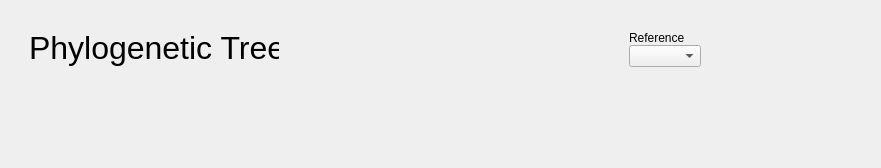
             <widget class="QWidget" name="GenTab5">
              <property name="sizePolicy">
               <sizepolicy hsizetype="Expanding" vsizetype="Expanding">
                <horstretch>0</horstretch>
                <verstretch>0</verstretch>
               </sizepolicy>
              </property>
              <attribute name="title">
               <string>Genetic Tree</string>
              </attribute>
              <layout class="QVBoxLayout" name="verticalLayout_24" stretch="1,4">
               <property name="spacing">
                <number>0</number>
               </property>
               <property name="leftMargin">
                <number>0</number>
               </property>
               <property name="topMargin">
                <number>0</number>
               </property>
               <property name="rightMargin">
                <number>0</number>
               </property>
               <property name="bottomMargin">
                <number>0</number>
               </property>
               <item>
                <widget class="QWidget" name="horizontalWidget_4" native="true">
                 <property name="maximumSize">
                  <size>
                   <width>16777215</width>
                   <height>250</height>
                  </size>
                 </property>
                 <layout class="QHBoxLayout" name="horizontalLayout_9" stretch="0,0,3,0,0,1,0">
                  <property name="spacing">
                   <number>20</number>
                  </property>
                  <property name="rightMargin">
                   <number>10</number>
                  </property>
                  <item>
                   <spacer name="horizontalSpacer_25">
                    <property name="orientation">
                     <enum>Qt::Orientation::Horizontal</enum>
                    </property>
                    <property name="sizeType">
                     <enum>QSizePolicy::Policy::Fixed</enum>
                    </property>
                    <property name="sizeHint" stdset="0">
                     <size>
                      <width>20</width>
                      <height>20</height>
                     </size>
                    </property>
                   </spacer>
                  </item>
                  <item>
                   <widget class="QLabel" name="label_8">
                    <property name="maximumSize">
                     <size>
                      <width>250</width>
                      <height>16777215</height>
                     </size>
                    </property>
                    <property name="font">
                     <font>
                      <pointsize>16</pointsize>
                      <bold>false</bold>
                      <kerning>true</kerning>
                     </font>
                    </property>
                    <property name="mouseTracking">
                     <bool>true</bool>
                    </property>
                    <property name="text">
                     <string>&lt;html&gt;&lt;head/&gt;&lt;body&gt;&lt;p&gt;&lt;span style=&quot; font-size:24pt;&quot;&gt;Phylogenetic Tree&lt;/span&gt;&lt;/p&gt;&lt;/body&gt;&lt;/html&gt;</string>
                    </property>
                   </widget>
                  </item>
                  <item>
                   <spacer name="horizontalSpacer_7">
                    <property name="orientation">
                     <enum>Qt::Orientation::Horizontal</enum>
                    </property>
                    <property name="sizeType">
                     <enum>QSizePolicy::Policy::Fixed</enum>
                    </property>
                    <property name="sizeHint" stdset="0">
                     <size>
                      <width>330</width>
                      <height>20</height>
                     </size>
                    </property>
                   </spacer>
                  </item>
                  <item>
                   <layout class="QVBoxLayout" name="verticalLayout_20">
                    <property name="spacing">
                     <number>0</number>
                    </property>
                    <property name="rightMargin">
                     <number>0</number>
                    </property>
                    <item>
                     <spacer name="verticalSpacer_8">
                      <property name="orientation">
                       <enum>Qt::Orientation::Vertical</enum>
                      </property>
                      <property name="sizeHint" stdset="0">
                       <size>
                        <width>20</width>
                        <height>50</height>
                       </size>
                      </property>
                     </spacer>
                    </item>
                    <item>
                     <widget class="QLabel" name="label_6">
                      <property name="text">
                       <string>Reference</string>
                      </property>
                     </widget>
                    </item>
                    <item>
                     <widget class="QComboBox" name="geneticTreescomboBox"/>
                    </item>
                    <item>
                     <spacer name="verticalSpacer_9">
                      <property name="orientation">
                       <enum>Qt::Orientation::Vertical</enum>
                      </property>
                      <property name="sizeHint" stdset="0">
                       <size>
                        <width>20</width>
                        <height>50</height>
                       </size>
                      </property>
                     </spacer>
                    </item>
                   </layout>
                  </item>
                  <item>
                   <spacer name="horizontalSpacer_23">
                    <property name="orientation">
                     <enum>Qt::Orientation::Horizontal</enum>
                    </property>
                    <property name="sizeType">
                     <enum>QSizePolicy::Policy::Fixed</enum>
                    </property>
                    <property name="sizeHint" stdset="0">
                     <size>
                      <width>30</width>
                      <height>20</height>
                     </size>
                    </property>
                   </spacer>
                  </item>
                  <item>
                   <widget class="QPushButton" name="downloadGraphButton">
                    <property name="enabled">
                     <bool>true</bool>
                    </property>
                    <property name="sizePolicy">
                     <sizepolicy hsizetype="Minimum" vsizetype="Minimum">
                      <horstretch>0</horstretch>
                      <verstretch>0</verstretch>
                     </sizepolicy>
                    </property>
                    <property name="minimumSize">
                     <size>
                      <width>80</width>
                      <height>80</height>
                     </size>
                    </property>
                    <property name="maximumSize">
                     <size>
                      <width>80</width>
                      <height>80</height>
                     </size>
                    </property>
                    <property name="styleSheet">
                     <string notr="true">QPushButton {
    border: none;
    background-color: transparent;
    background-image: url(img/disabled/download.svg);
    background-repeat: no-repeat;
    background-position: center;
    min-width: 80px;
    min-height: 80px;
    border-radius: 40px;
}

QPushButton:hover {
    background-color: #7F7F7F;
}

QPushButton:pressed {
    background-color: #3F3F3F;
}
</string>
                    </property>
                    <property name="text">
                     <string/>
                    </property>
                   </widget>
                  </item>
                  <item>
                   <spacer name="horizontalSpacer_19">
                    <property name="orientation">
                     <enum>Qt::Orientation::Horizontal</enum>
                    </property>
                    <property name="sizeType">
                     <enum>QSizePolicy::Policy::Fixed</enum>
                    </property>
                    <property name="sizeHint" stdset="0">
                     <size>
                      <width>40</width>
                      <height>20</height>
                     </size>
                    </property>
                   </spacer>
                  </item>
                 </layout>
                </widget>
               </item>
               <item>
                <widget class="QLabel" name="GeneticTreeLabel">
                 <property name="enabled">
                  <bool>true</bool>
                 </property>
                 <property name="minimumSize">
                  <size>
                   <width>0</width>
                   <height>0</height>
                  </size>
                 </property>
                 <property name="maximumSize">
                  <size>
                   <width>1000000</width>
                   <height>100000</height>
                  </size>
                 </property>
                 <property name="text">
                  <string/>
                 </property>
                 <property name="scaledContents">
                  <bool>true</bool>
                 </property>
                </widget>
               </item>
              </layout>
             </widget>
